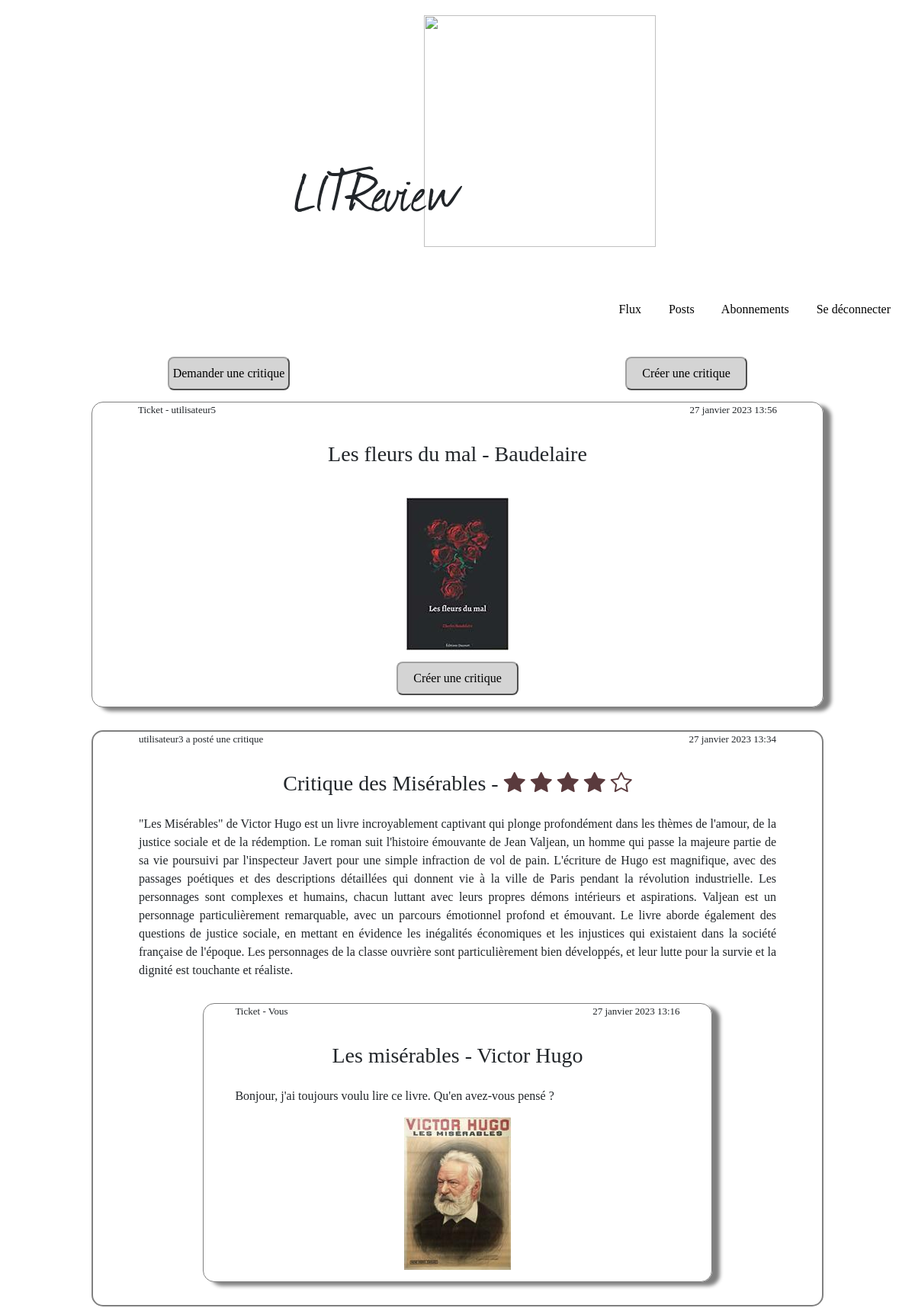
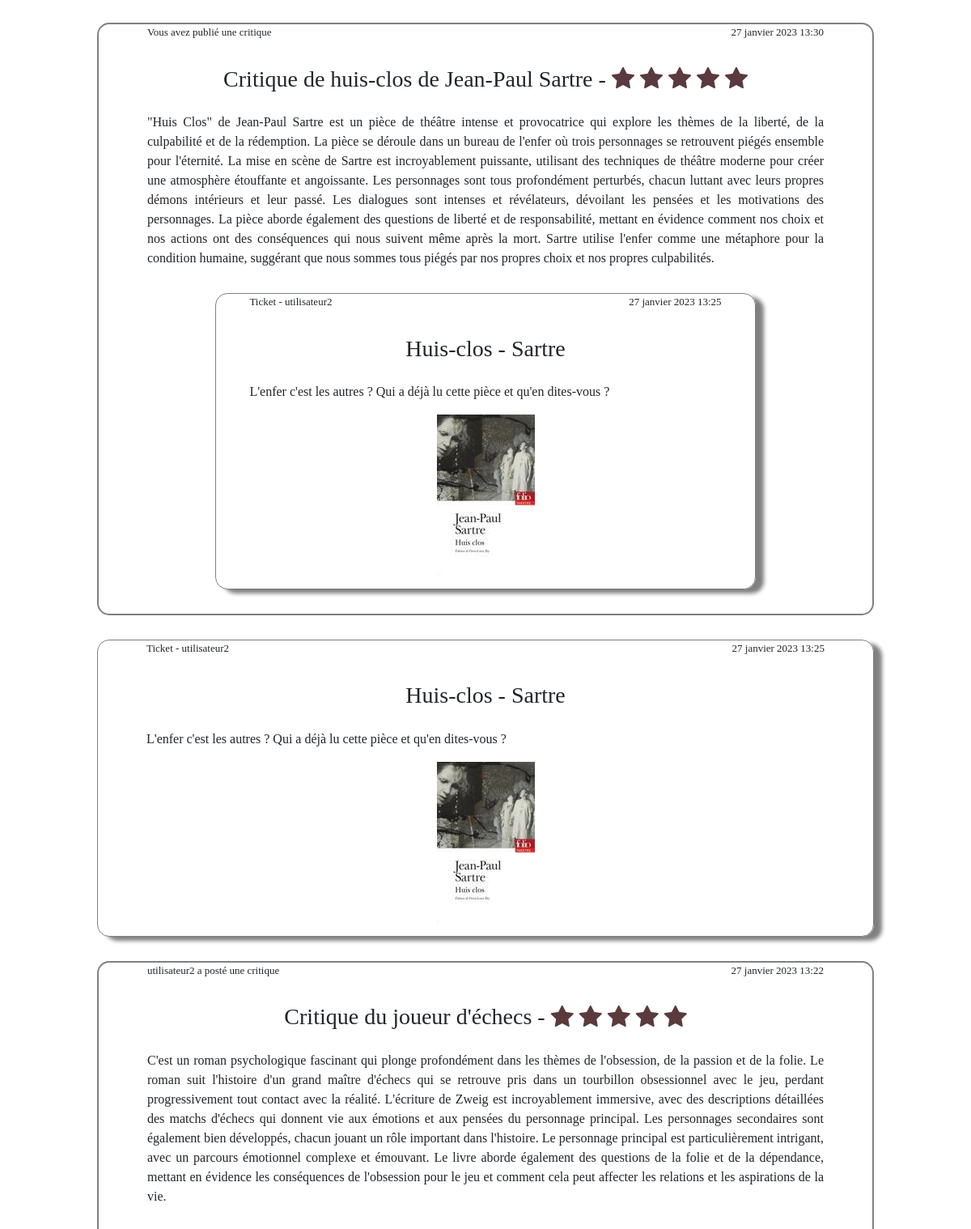
Page /home/ (signed in, upper part) on the committed database (2 pictures, top to bottom).
### blog/models.py (models this page shows, shortened)
class Ticket(models.Model):
    title = models.CharField(max_length=128)
    description = models.TextField(max_length=2048, blank=True)
    user = models.ForeignKey(to=settings.AUTH_USER_MODEL, on_delete=models.CASCADE)
    image = models.ImageField(null=True, blank=True)
    time_created = models.DateTimeField(auto_now_add=True)
    is_reviewed = models.BooleanField(default=False)
    IMAGE_MAX_SIZE = (200, 200)

class Review(models.Model):
    ticket = models.ForeignKey(to=Ticket, on_delete=models.CASCADE)
    rating = models.PositiveSmallIntegerField(validators=[MinValueValidator(0), MaxValueValidator(5)])
    headline = models.CharField(max_length=128)
    body = models.CharField(max_length=8192, blank=True)
    user = models.ForeignKey(to=settings.AUTH_USER_MODEL, on_delete=models.CASCADE)
    time_created = models.DateTimeField(auto_now_add=True)

### blog/views.py (the view)
# urls.py: 2. Add a URL to urlpatterns:  path('', views.home, name='home')
@login_required
def home(request):
    followed_users = User.objects.filter(followed_by__in=request.user.following.all())
    reviews = models.Review.objects.filter(Q(user__in=followed_users)|Q(user=request.user))
    tickets = models.Ticket.objects.filter(user__in=followed_users)
    my_tickets=models.Ticket.objects.filter(user=request.user)
    reviews_of_my_tickets= models.Review.objects.filter(ticket__in=my_tickets).exclude(id__in=reviews.all())
    tickets_and_reviews = sorted(
        chain(reviews, tickets, my_tickets, reviews_of_my_tickets),
        key=lambda instance: instance.time_created,
        reverse=True)
    context = {
        'tickets_and_reviews': tickets_and_reviews
    }
    return render(request, 'blog/home.html', context=context)

### blog/templatetags/blog_extras.py (called while the page is built)
@register.filter
def model_type(value):
    return type(value).__name__

### blog/templates/blog/home.html
{% extends 'base.html' %}
{% load blog_extras %}
{% block content %}
    <div class="double-button">
        <a href="{% url 'ticket_create' %}" class="button-type">Demander une critique</a>
        <a href="{% url 'review_and_ticket_create' %}" class="button-type">Créer une critique</a>
    </div>
    {% for instance in tickets_and_reviews %}
        {% if instance|model_type == 'Ticket' %}
            <div class="ticket">
                {% include "blog/partials/ticket_view_snippet.html" with ticket=instance %}
                {% if not instance.is_reviewed %}
                    <a href="{% url 'review_specific_ticket_create' instance.id %}" class="button-type">Créer une critique</a>
                {% endif %}
            </div>
        {% elif instance|model_type == 'Review' %}
            <div class="review">
                {% include "blog/partials/review_view_snippet.html" with review=instance ticket=instance.ticket %}
            </div>
        {% endif %}
    {% endfor %}
{% endblock content %}

### blog/templates/blog/partials/ticket_view_snippet.html
    <div class="ticket-information">
        {% if request.user == ticket.user %}
            <p>Ticket - Vous</p>
        {% else %}
            <p>Ticket - {{ ticket.user }}</p>
        {% endif %}
        <p>{{ ticket.time_created }}</p>
    </div>
    <h3>{{ ticket.title }}</h3>
    <p>{{ ticket.description }}</p>
    {% if ticket.image.url is not None %}
        <img src="{{ ticket.image.url }}">
    {% endif %}

### blog/templates/blog/partials/review_view_snippet.html
    <div class="review-information">
        {% if request.user == review.user %}
            <p>Vous avez publié une critique</p>
        {% else %}
            <p>{{ review.user }} a posté une critique</p>
        {% endif %}
        <p>{{ review.time_created }}</p>
    </div>
    <h3>{{ review.headline }} - {% include "blog/partials/stars_snippet.html" with rating=review.rating %}</h3>
    <p>{{ review.body }}</p>
    <div class="ticket">
        {% include "blog/partials/ticket_view_snippet.html" with ticket=ticket %}
    </div>

### blog/templates/blog/partials/stars_snippet.html
{% for i in '12345'|make_list %}
    {% if forloop.counter <= rating %}
        <i class="bi bi-star-fill star"></i>
    {% else %}
        <i class="bi bi-star star"></i>
    {% endif %}
{% endfor %}

### static/LITReview/styles.css (style rules this page uses)
body { font-family:'Times New Roman', Times, serif; }
p { text-align: justify; }
.ticket, .review { margin-left: 10%; margin-right: 10%; margin-bottom: 30px; padding: 0% 5%; border: solid; border-color: gray; border-radius: 15px; display: flex; flex-direction: column; }
.review { border-width: 2px; }
.ticket { box-shadow: 10px 5px 5px gray; border-width: 1px; }
.review > .ticket { margin-top: 15px; }
.ticket h3, .review h3 { text-align: center; }
.star { color: rgba(90,58,61,255); }
.double-button { display: flex; justify-content: space-around; }
.ticket-information, .review-information { padding-top: -15px; font-size: small; display: flex; flex-direction: row; justify-content: space-between; }
h3 { margin-top: 15px; margin-bottom: 25px; }
.button-type { color: black; border-radius: 8px; border-style: outset; border-width: 2px; border-color: rgb(161, 161, 161); padding-top: 8px; padding-bottom: 8px; margin-left: auto; margin-right: auto; margin-bottom: 15px; background-color: rgb(212, 212, 212); text-align: center; cursor: pointer; font-family: Georgia, 'Times New Roman', Times, serif; font-size: medium; text-decoration: none; width: 160px; }
article img { margin: auto; margin-bottom: 15px; }

### rows in the picture
Ticket: user "utilisateur5", time_created "27 janvier 2023 13:56", title "Les fleurs du mal - Baudelaire", image (picture), is_reviewed "Créer une critique"
Review: user "utilisateur3", time_created "27 janvier 2023 13:34", headline "Critique des Misérables", rating 4 (drawn), body "\"Les Misérables\" de Victor Hugo est un livre incroyablement captivant qui plonge profondément dans les thèmes de l'amour, de la justice sociale et de la rédemption. Le roman suit l'histoire émouvante de Jean Valjean, un homme qui passe la majeure partie de sa vie poursuivi par l'inspecteur Javert pour une simple infraction de vol de pain. L'écriture de Hugo est magnifique, avec des passages poétiques et des descriptions détaillées qui donnent vie à la ville de Paris pendant la révolution industrielle. Les personnages sont complexes et humains, chacun luttant avec leurs propres démons intérieurs et aspirations. Valjean est un personnage particulièrement remarquable, avec un parcours…", shows "Ticket - Vous", image (picture)
Ticket: time_created "27 janvier 2023 13:16", title "Les misérables - Victor Hugo", description "Bonjour, j'ai toujours voulu lire ce livre. Qu'en avez-vous pensé ?"
Review: shows "Vous avez publié une critique", time_created "27 janvier 2023 13:30", headline "Critique de huis-clos de Jean-Paul Sartre", rating 5 (drawn), body "\"Huis Clos\" de Jean-Paul Sartre est un pièce de théâtre intense et provocatrice qui explore les thèmes de la liberté, de la culpabilité et de la rédemption. La pièce se déroule dans un bureau de l'enfer où trois personnages se retrouvent piégés ensemble pour l'éternité. La mise en scène de Sartre est incroyablement puissante, utilisant des techniques de théâtre moderne pour créer une atmosphère étouffante et angoissante. Les personnages sont tous profondément perturbés, chacun luttant avec leurs propres démons intérieurs et leur passé. Les dialogues sont intenses et révélateurs, dévoilant les pensées et les motivations des personnages. La pièce aborde également des questions de liberté et…", image (picture)
Ticket: user "utilisateur2", time_created "27 janvier 2023 13:25", title "Huis-clos - Sartre", description "L'enfer c'est les autres ? Qui a déjà lu cette pièce et qu'en dites-vous ?", image (picture)
Review: user "utilisateur2", time_created "27 janvier 2023 13:22", headline "Critique du joueur d'échecs", rating 5 (drawn), body "C'est un roman psychologique fascinant qui plonge profondément dans les thèmes de l'obsession, de la passion et de la folie. Le roman suit l'histoire d'un grand maître d'échecs qui se retrouve pris dans un tourbillon obsessionnel avec le jeu, perdant progressivement tout contact avec la réalité. L'écriture de Zweig est incroyablement immersive, avec des descriptions détaillées des matchs d'échecs qui donnent vie aux émotions et aux pensées du personnage principal. Les personnages secondaires sont également bien développés, chacun jouant un rôle important dans l'histoire. Le personnage principal est particulièrement intrigant, avec un parcours émotionnel complexe et émouvant. Le livre aborde…"
